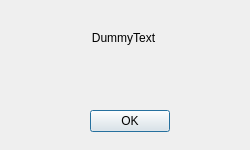
<?xml version="1.0" encoding="UTF-8"?>
<ui version="4.0">
 <class>errorWindow</class>
 <widget class="QDialog" name="errorWindow">
  <property name="geometry">
   <rect>
    <x>0</x>
    <y>0</y>
    <width>250</width>
    <height>150</height>
   </rect>
  </property>
  <property name="windowTitle">
   <string>Dialog</string>
  </property>
  <widget class="QPushButton" name="pushButton_OK">
   <property name="geometry">
    <rect>
     <x>90</x>
     <y>110</y>
     <width>80</width>
     <height>22</height>
    </rect>
   </property>
   <property name="text">
    <string>OK</string>
   </property>
  </widget>
  <widget class="QLabel" name="label">
   <property name="geometry">
    <rect>
     <x>8</x>
     <y>23</y>
     <width>231</width>
     <height>31</height>
    </rect>
   </property>
   <property name="text">
    <string>&lt;html&gt;&lt;head/&gt;&lt;body&gt;&lt;p align=&quot;center&quot;&gt;DummyText&lt;/p&gt;&lt;/body&gt;&lt;/html&gt;</string>
   </property>
  </widget>
 </widget>
 <resources/>
 <connections/>
</ui>
